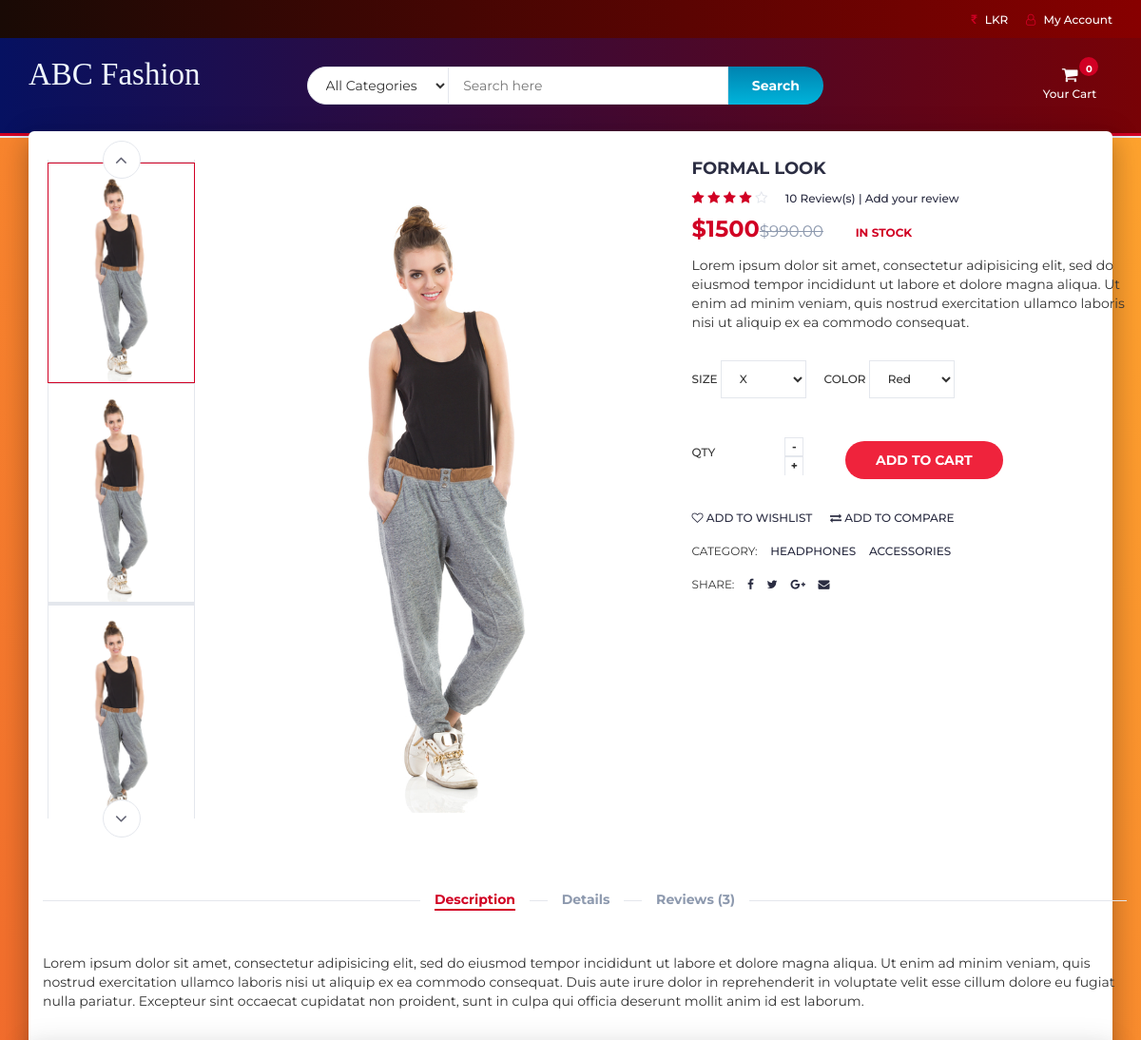
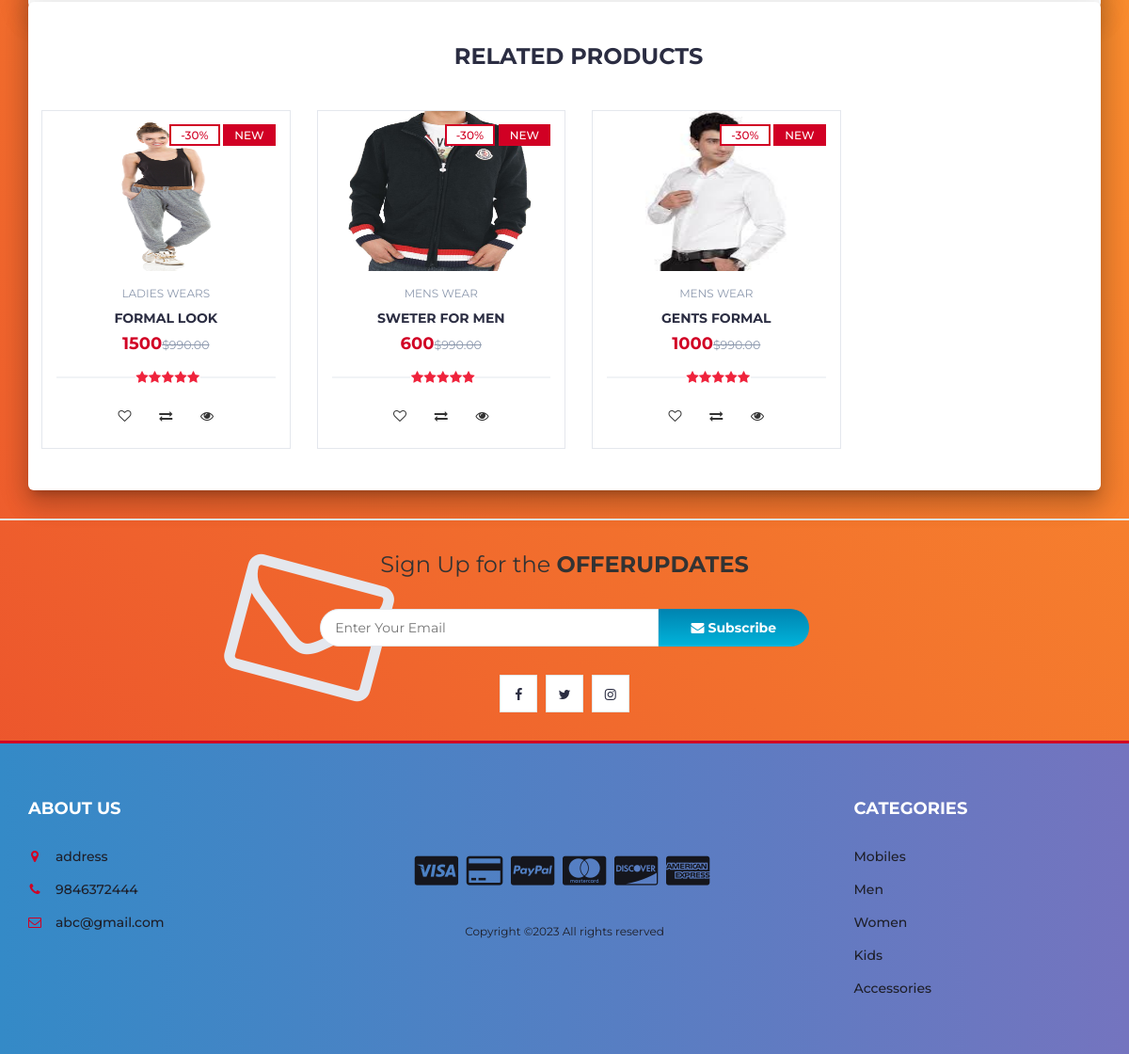
Screenshot of /product.php?p=15 with the database file from the repository (2 pictures, top to bottom).
### tables this page shows
CREATE TABLE IF NOT EXISTS `products` (
  `product_id` int(100) NOT NULL AUTO_INCREMENT,
  `product_cat` int(100) NOT NULL,
  `product_brand` int(100) NOT NULL,
  `product_title` varchar(255) NOT NULL,
  `product_price` int(100) NOT NULL,
  `product_desc` text NOT NULL,
  `product_image` text NOT NULL,
  `product_keywords` text NOT NULL,
  PRIMARY KEY (`product_id`)
);

CREATE TABLE IF NOT EXISTS `categories` (
  `cat_id` int(100) NOT NULL AUTO_INCREMENT,
  `cat_title` text NOT NULL,
  PRIMARY KEY (`cat_id`)
);

### product.php (the view, shortened to what this page needs)
<?php
include "header.php";
?>
		<div class="section main main-raised">
			<div class="container">
				<div class="row">
					<?php
								include 'db.php';
								$product_id = $_GET['p'];
								$sql = " SELECT * FROM products WHERE product_id = $product_id";
								$result = mysqli_query($con, $sql);
								if (mysqli_num_rows($result) > 0)
								{
									while($row = mysqli_fetch_assoc($result))
									{
									echo '
                                <div class="col-md-5 col-md-push-2">
                                <div id="product-main-img">
                                    <div class="product-preview">
                                        <img src="product_images/'.$row['product_image'].'" alt="">
                                    </div>
                                    <div class="product-preview">
                                        <img src="product_images/'.$row['product_image'].'" alt="">
                                    </div>
                                    <div class="product-preview">
                                        <img src="product_images/'.$row['product_image'].'" alt="">
                                    </div>
                                    <div class="product-preview">
                                        <img src="product_images/'.$row['product_image'].'" alt="">
                                    </div>
                                </div>
                            </div>
                                <div class="col-md-2  col-md-pull-5">
                                <div id="product-imgs">
                                    <div class="product-preview">
                                        <img src="product_images/'.$row['product_image'].'" alt="">
                                    </div>
                                    <div class="product-preview">
                                        <img src="product_images/'.$row['product_image'].'" alt="">
                                    </div>
                                    <div class="product-preview">
                                        <img src="product_images/'.$row['product_image'].'g" alt="">
                                    </div>
                                    <div class="product-preview">
                                        <img src="product_images/'.$row['product_image'].'" alt="">
                                    </div>
                                </div>
                            </div>
									';
									?>
									<?php
									echo '
                    <div class="col-md-5">
						<div class="product-details">
							<h2 class="product-name">'.$row['product_title'].'</h2>
							<div>
								<div class="product-rating">
									<i class="fa fa-star"></i>
									<i class="fa fa-star"></i>
									<i class="fa fa-star"></i>
									<i class="fa fa-star"></i>
									<i class="fa fa-star-o"></i>
								</div>
								<a class="review-link" href="#review-form">10 Review(s) | Add your review</a>
							</div>
							<div>
								<h3 class="product-price">$'.$row['product_price'].'<del class="product-old-price">$990.00</del></h3>
								<span class="product-available">In Stock</span>
							</div>
							<p>Lorem ipsum dolor sit amet, consectetur adipisicing elit, sed do eiusmod tempor incididunt ut labore et dolore magna aliqua. Ut enim ad minim veniam, quis nostrud exercitation ullamco laboris nisi ut aliquip ex ea commodo consequat.</p>
							<div class="product-options">
								<label>
									Size
									<select class="input-select">
										<option value="0">X</option>
									</select>
								</label>
								<label>
									Color
									<select class="input-select">
										<option value="0">Red</option>
									</select>
								</label>
							</div>
							<div class="add-to-cart">
								<div class="qty-label">
									Qty
									<div class="input-number">
										<span class="qty-up">+</span>
										<span class="qty-down">-</span>
									</div>
								</div>
								<div class="btn-group" style="margin-left: 25px; margin-top: 15px">
								<button class="add-to-cart-btn" pid="'.$row['product_id'].'"  id="product" ><i class="fa fa-shopping-cart"></i> add to cart</button>
                                </div>
							</div>
							<ul class="product-btns">
								<li><a href="#"><i class="fa fa-heart-o"></i> add to wishlist</a></li>
								<li><a href="#"><i class="fa fa-exchange"></i> add to compare</a></li>
							</ul>
							<ul class="product-links">
								<li>Category:</li>
								<li><a href="#">Headphones</a></li>
								<li><a href="#">Accessories</a></li>
							</ul>
							<ul class="product-links">
								<li>Share:</li>
								<li><a href="#"><i class="fa fa-facebook"></i></a></li>
								<li><a href="#"><i class="fa fa-twitter"></i></a></li>
								<li><a href="#"><i class="fa fa-google-plus"></i></a></li>
								<li><a href="#"><i class="fa fa-envelope"></i></a></li>
							</ul>
						</div>
					</div>
					<div class="col-md-12">
						<div id="product-tab">
							<ul class="tab-nav">
								<li class="active"><a data-toggle="tab" href="#tab1">Description</a></li>
								<li><a data-toggle="tab" href="#tab2">Details</a></li>
								<li><a data-toggle="tab" href="#tab3">Reviews (3)</a></li>
							</ul>
							<div class="tab-content">
								<div id="tab1" class="tab-pane fade in active">
									<div class="row">
										<div class="col-md-12">
											<p>Lorem ipsum dolor sit amet, consectetur adipisicing elit, sed do eiusmod tempor incididunt ut labore et dolore magna aliqua. Ut enim ad minim veniam, quis nostrud exercitation ullamco laboris nisi ut aliquip ex ea commodo consequat. Duis aute irure dolor in reprehenderit in voluptate velit esse cillum dolore eu fugiat nulla pariatur. Excepteur sint occaecat cupidatat non proident, sunt in culpa qui officia deserunt mollit anim id est laborum.</p>
										</div>
									</div>
								</div>
							</div>
						</div>
					</div>
				</div>
			</div>
		</div>
		<div class="section main main-raised">
			<div class="container">
				<div class="row">
					<div class="col-md-12">
						<div class="section-title text-center">
							<h3 class="title">Related Products</h3>
						</div>
					</div>
                    ';
									}
								}
								?>
								<?php
                    include 'db.php';
								$product_id = $_GET['p'];
					$product_query = "SELECT * FROM products,categories WHERE product_cat=cat_id AND product_id BETWEEN $product_id AND $product_id+3";
                $run_query = mysqli_query($con,$product_query);
                if(mysqli_num_rows($run_query) > 0){
                    while($row = mysqli_fetch_array($run_query)){
                        $pro_id    = $row['product_id'];
                        $pro_title = $row['product_title'];
                        $pro_price = $row['product_price'];
                        $pro_image = $row['product_image'];
                        $cat_name = $row["cat_title"];
                        echo "
                                <div class='col-md-3 col-xs-6'>
								<a href='product.php?p=$pro_id'><div class='product'>
									<div class='product-img'>
										<img src='product_images/$pro_image' style='max-height: 170px;' alt=''>
										<div class='product-label'>
											<span class='sale'>-30%</span>
											<span class='new'>NEW</span>
										</div>
									</div></a>
									<div class='product-body'>
										<p class='product-category'>$cat_name</p>
										<h3 class='product-name header-cart-item-name'><a href='product.php?p=$pro_id'>$pro_title</a></h3>
										<h4 class='product-price header-cart-item-info'>$pro_price<del class='product-old-price'>$990.00</del></h4>
										<div class='product-rating'>
											<i class='fa fa-star'></i>
											<i class='fa fa-star'></i>
											<i class='fa fa-star'></i>
											<i class='fa fa-star'></i>
											<i class='fa fa-star'></i>
										</div>
										<div class='product-btns'>
											<button class='add-to-wishlist'><i class='fa fa-heart-o'></i><span class='tooltipp'>add to wishlist</span></button>
											<button class='add-to-compare'><i class='fa fa-exchange'></i><span class='tooltipp'>add to compare</span></button>
											<button class='quick-view'><i class='fa fa-eye'></i><span class='tooltipp'>quick view</span></button>
										</div>
									</div>
									<div class='add-to-cart'>
										<button pid='$pro_id' id='product' class='add-to-cart-btn block2-btn-towishlist' href='#'><i class='fa fa-shopping-cart'></i> add to cart</button>
									</div>
								</div>
                                </div>
			";
		}
}
?>
<?php
include "newslettter.php";
include "footer.php";
?>

### rows the page displays
products: product_image (picture), product_title "FORMAL LOOK", product_price "1500", categories.cat_title "LADIES WEARS"
products: product_image (picture), categories.cat_title "MENS WEAR", product_title "SWETER FOR MEN", product_price "600"
products: product_image (picture), categories.cat_title "MENS WEAR", product_title "GENTS FORMAL", product_price "1000"
